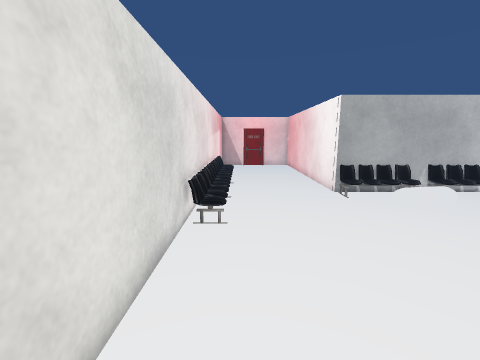
view 1 (above)

21 first-person views from a walk through a Unity game level. The camera is 1.4 m above the floor, tilts 10° down and sees 90° across. The floor is counted in squares, 0.45 m on a side. Each view is taken from the middle of a square. On the plan, view 1 faces up. The plan holds only what a view shows up to about 19 squares ahead; the rest is blank. The place goes on beyond the plan. The player is left out. Some animated figures are left out. Some surface patterns are stand-ins.

view 2
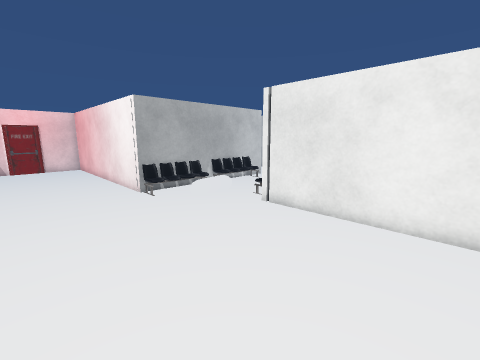

view 3
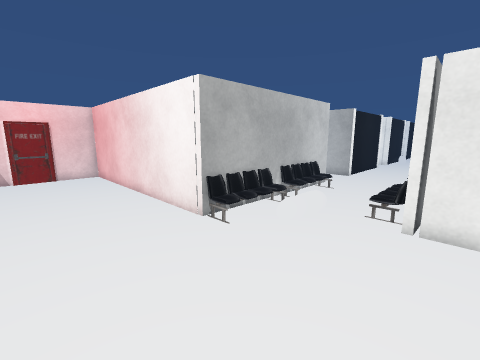

view 4
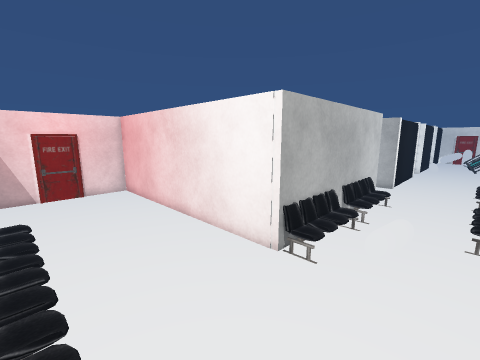

view 5
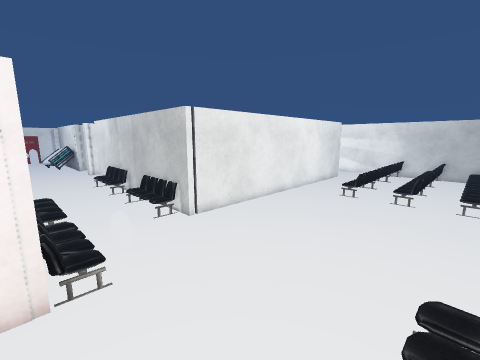

view 6
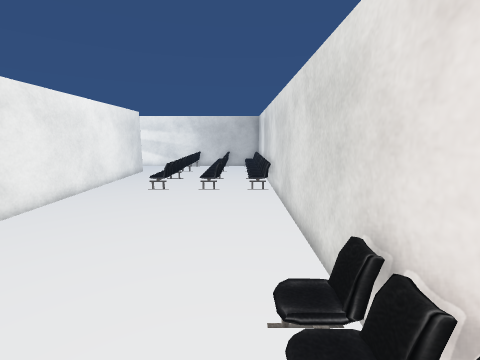

view 7
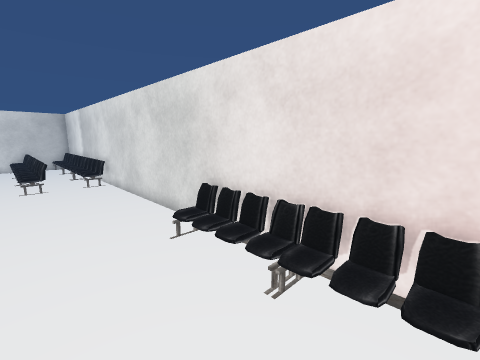

view 8
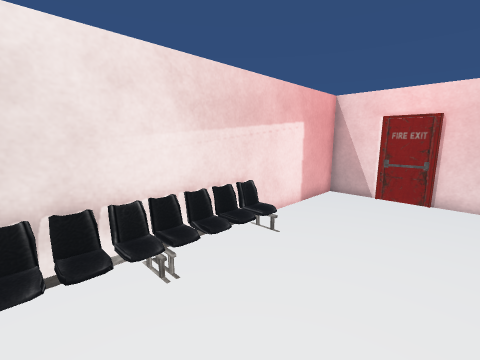

view 9
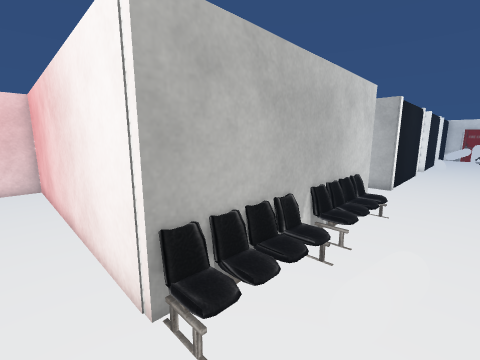

view 10
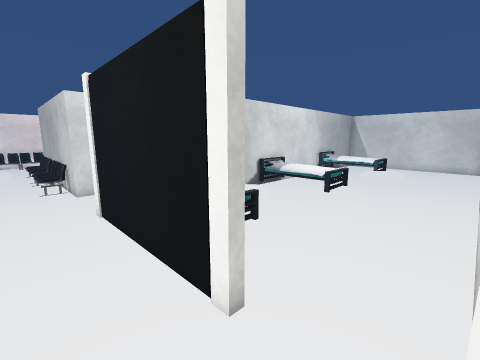

view 11
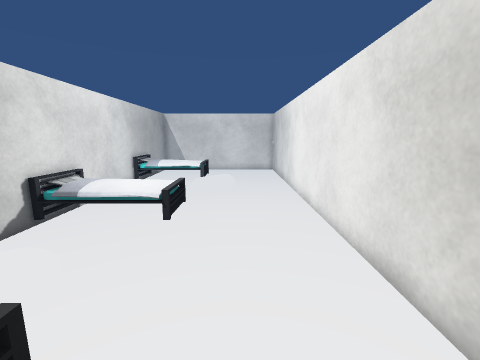

view 12
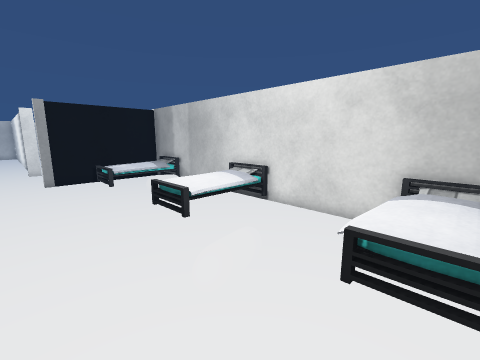

view 13
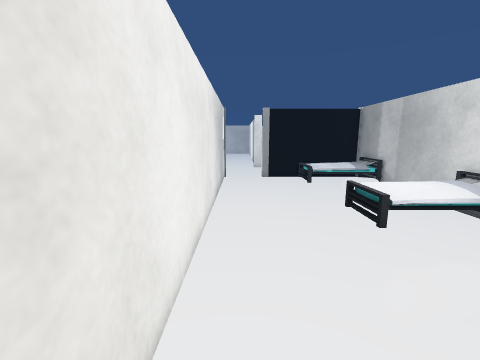

view 14
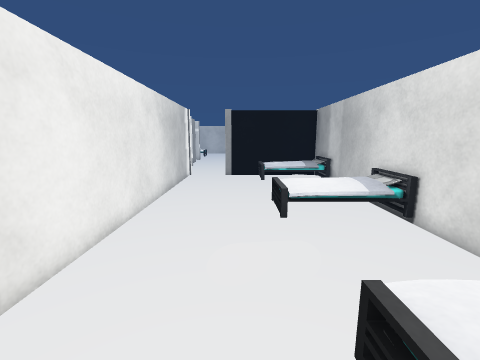

view 15
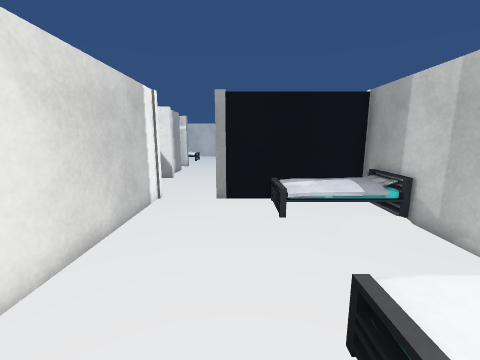

view 16
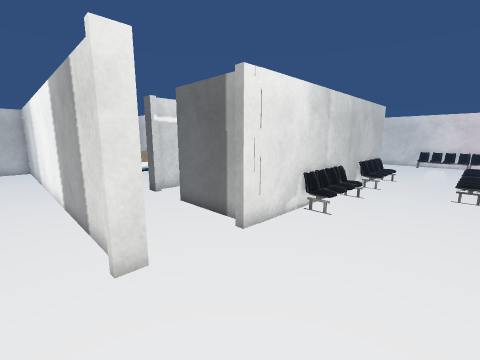

view 17
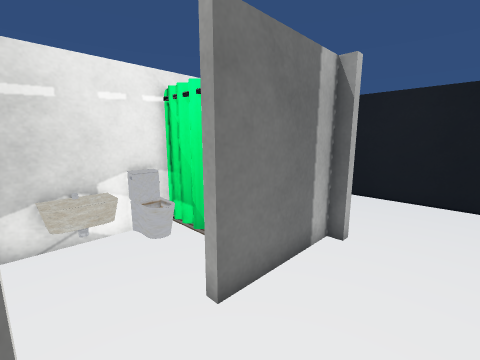

view 18
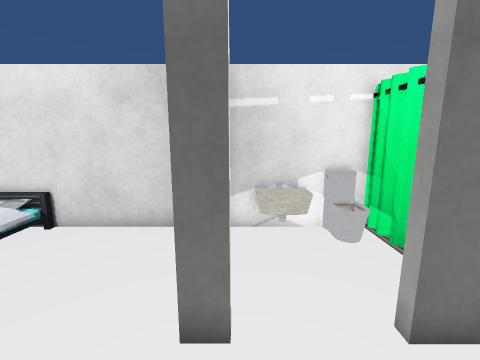

view 19
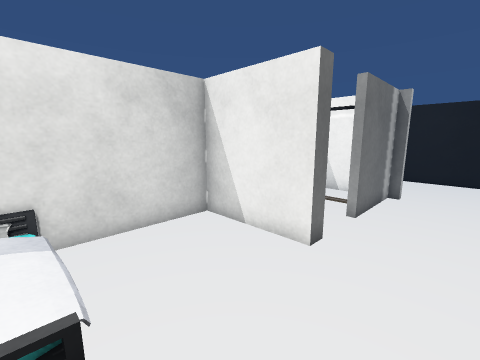

view 20
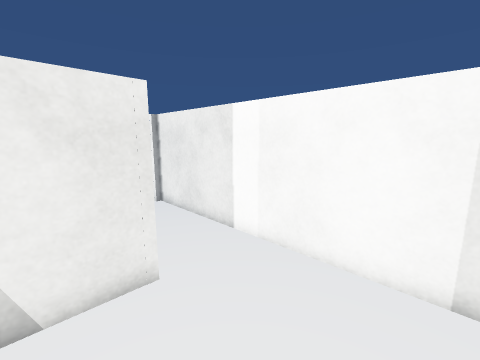

view 21
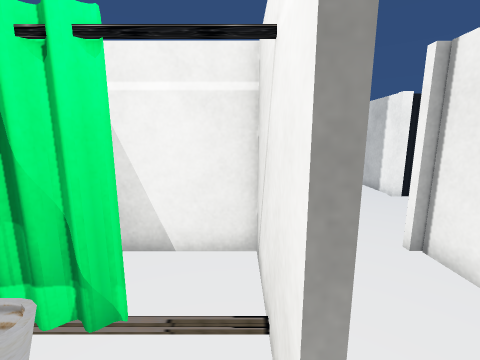

### Floor plan
Key: @ floor where view 1 was taken; # wall or solid block; . main floor; : floor 0.25 m higher than the main floor; + floor 0.5 m higher than the main floor; = window, fence, low wall or low ledge; v drop or lower ground; O other object.
Columns run from 2 left of view 1 to 31 right of it. Each row starts with its distance up from view 1.
 34                        #   O ....#
 33                        OOOOOO....#
 32                        OOOOOO....#
 31                        #OOOO.....#
 30                        #.........#
 29                        #....OO...#
 28 #########              #.........#
 27 #..==..##              #.........#
 26 #......#O              #.........#
 25 #......#O              OOOOOv....#
 24 #......#O              O   Ov....#
 23 #......##              #OOOO.....#
 22 #......##              #.........#
 21 #......#O              #.........#
 20 O:.....#O              #.........#
 19 #:.....#O              #OO.......#
 18 #:.....#O              # ........#
 17 #:.....#O              # OOO.....#
 16 #:.....#O              O  OO.....#
 15 #:.....#O             ##OOOO.....#
 14 #:.....############...#########..#
 13 O:......O OO=O OO.................
 12 #:........v.......................
 11 #:........OO......................
 10 #:................................
  9 O:................................
  8 #..........#O#########O   #...#...
  7 #..........################...#..
  6 #..........#          ...##...#..
  5 #..........#           ..##...#..
  4 #..........#         ###.##...#..
  3 #..........#         OO..##...#..
  2 #..........#         #O.......#..
  1 #..........#         OO.......#..
  0 #.@........#         #...##...#..
 -1 #..........#         ######...#..
 -2 O..O.......#         #........#..
 -3 #O.OO.OO...#         #........#..
 -4 #O.OO.OO...#         #........#..
 -5 #O.OO.OO...#         #........#..
 -6 #O.OO.OO...#         #........#..
 -7 OO.OO.O    #         #++    ..#..

Positions as (right, up) in squares from view 1, and headings:
1: (0, 0), facing up
2: (0, 0), facing up-right
3: (0, 6), facing up-right
4: (-1, 9), facing up-right
5: (-1, 14), facing down-right
6: (0, 12), facing down
7: (3, 15), facing down-left
8: (4, 14), facing up-left
9: (4, 10), facing up-right
10: (31, 11), facing up-left
11: (28, 15), facing up
12: (30, 33), facing down-left
13: (30, 33), facing down
14: (27, 34), facing down
15: (27, 26), facing down
16: (30, 13), facing down-left
17: (27, 0), facing up-left
18: (27, 0), facing left
19: (27, -7), facing up-left
20: (21, -7), facing up-right
21: (23, 1), facing up
